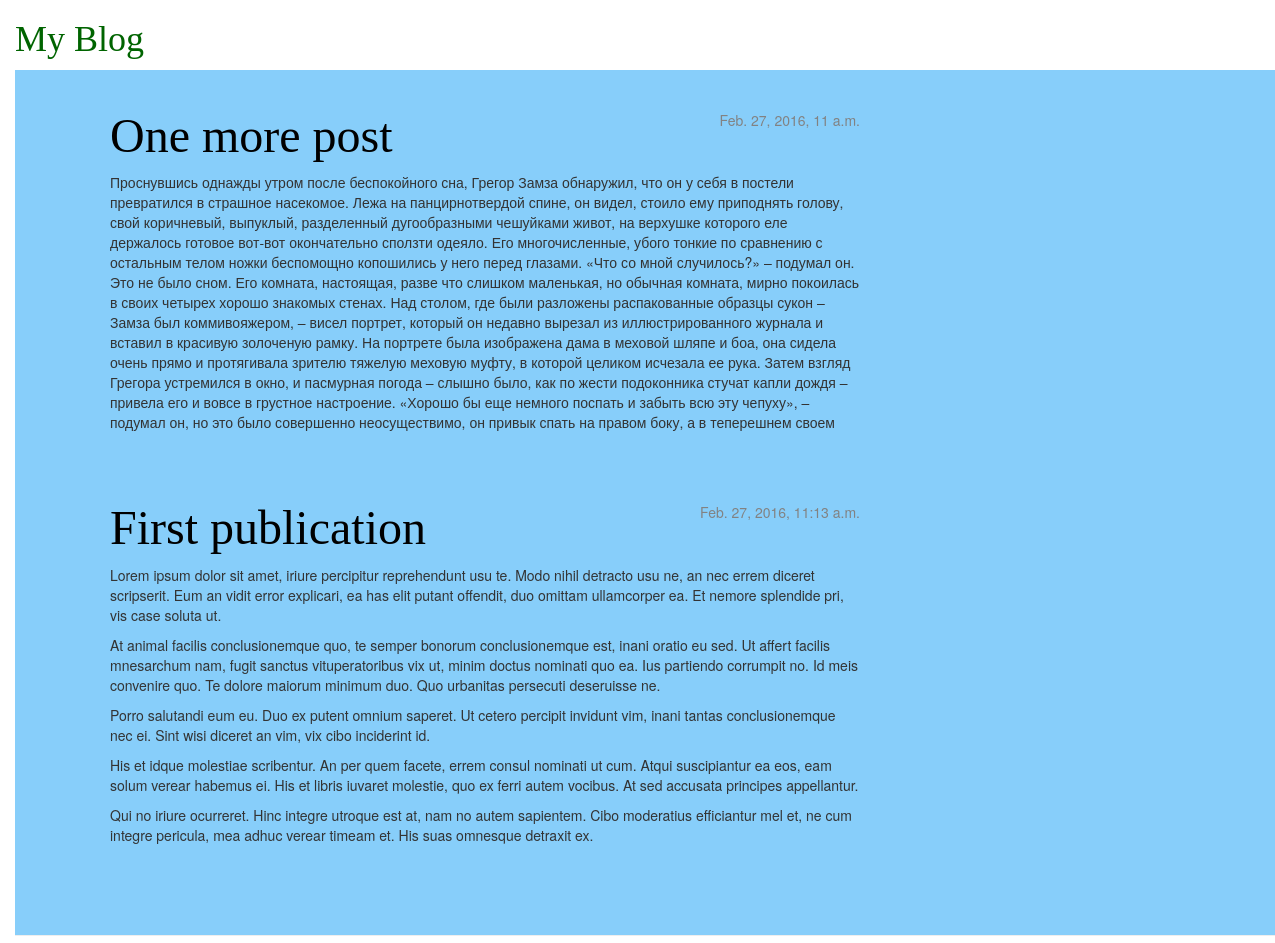
The app's page /, older data.
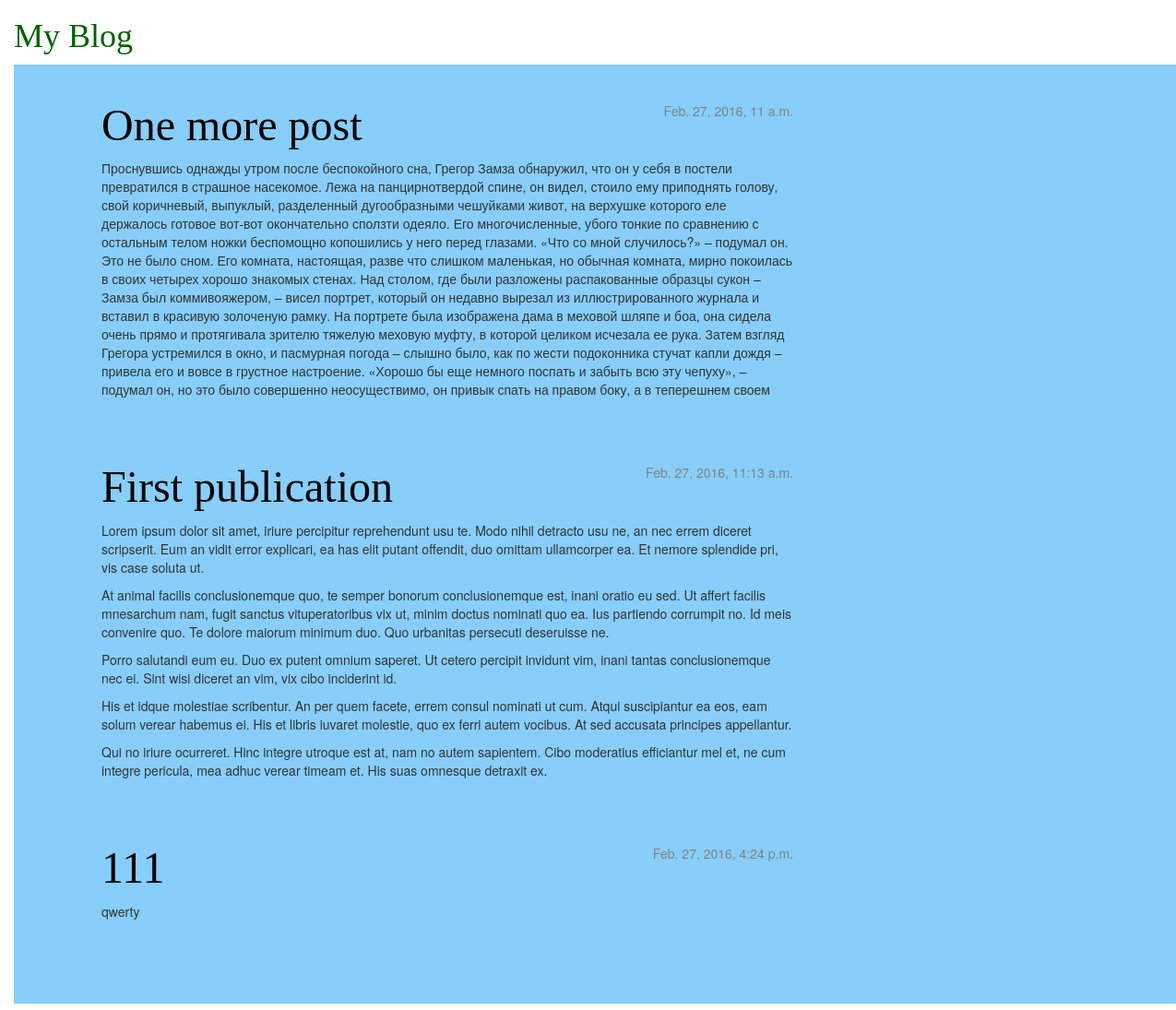
The same page, newer data.
### blog/models.py (models this page shows, shortened)
class Post(models.Model):
    author = models.ForeignKey('auth.User')
    title = models.CharField(max_length=200)
    text = models.TextField()
    created_date = models.DateTimeField(
            default=timezone.now)
    published_date = models.DateTimeField(
            blank=True, null=True)

### blog/views.py (the view)
# urls.py: url(r'^$', views.post_list, name='post_list',),
def post_list(request):
    posts = Post.objects.filter(published_date__lte=timezone.now()).order_by('published_date')
    return render(request, 'blog/post_list.html', {'posts': posts})

### blog/templates/blog/post_list.html
              {% extends 'blog/base.html' %}
		{% block content %}
		   {% for post in posts %}
                    <div class="post">
                        <div class="date">
                            {{ post.published_date }}
                        </div>
                        <h1><a href="{% url "blog.views.post_detail" pk=post.pk %}">{{ post.title }}</a></h1>
                        <p>{{ post.text|linebreaks }}</p>
                    </div>
                {% endfor %}
{% endblock content %}

Row changes from the older to the newer data that the page shows:
added Post: published_date "Feb. 27, 2016, 4:24 p.m.", title "111", text "qwerty"
